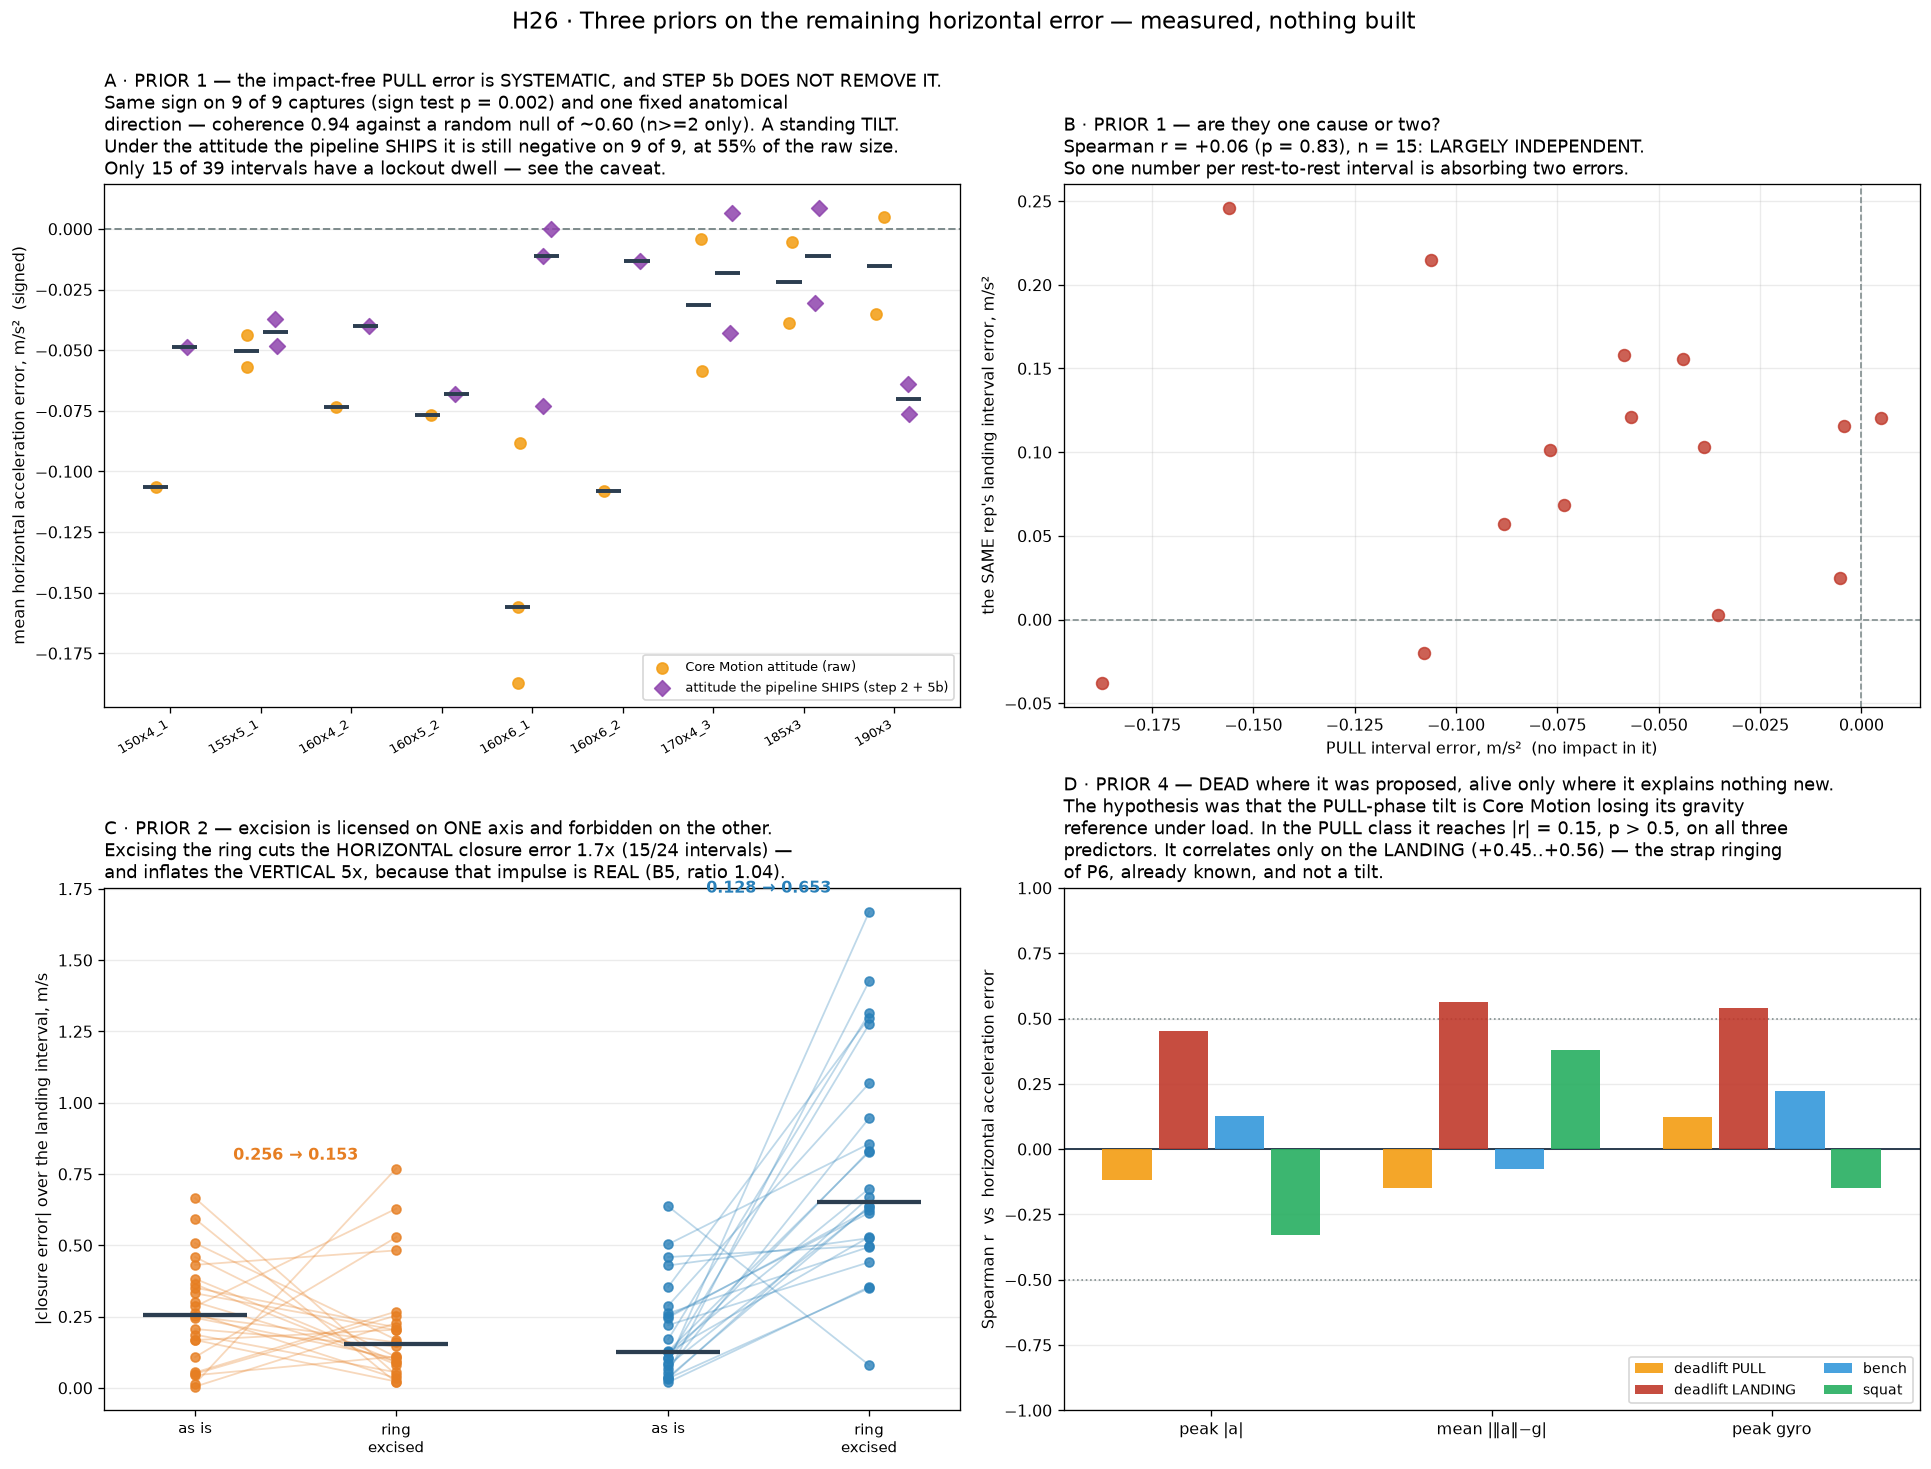

This figure's Python source:
"""H26 — three priors on the remaining horizontal error, MEASURED not built.

H25 established that the deadlift horizontal error is about half the floor
impact and about half something already present in the impact-free PULL. The
owner picked three of seven candidate priors and asked for measurement first,
with no correction built. This is that measurement. **Nothing in `src/` changed
and no arm is proposed for the pipeline.**

The interval set is H25's exactly — moments the VIDEO says the bar was still,
so the closure identity (integral of acceleration between two still instants
must be zero) supplies the error with nothing tunable in it. The video is used
only to say WHEN; a scale error cannot move a zero crossing.

Excluded by hand: `deadlift_160x6_1_20260818` (straps, H20).

--------------------------------------------------------------------- PRIOR 1
**The lockout is a second, impact-free anchor, and the error it exposes is
SYSTEMATIC — one sign, one anatomical direction, every capture.**

`segment.dwell_instants` already splits a deadlift rep at the lockout, so a rep
can offer TWO velocity-error readings rather than the one every correction to
date has fitted: a pull (floor -> lockout, no impact in it) and a
descent-plus-landing. The falsifier was that the pull-only error might scatter
in sign and size, which would make it noise.

It does not scatter:

    capture              n      RAW    SHIPS    coherence   null
    deadlift_150x4_1     1   -0.106   -0.049        -         -
    deadlift_155x5_1     2   -0.050   -0.043       0.99      0.63
    deadlift_160x4_2     1   -0.073   -0.040        -         -
    deadlift_160x5_2     1   -0.077   -0.068        -         -
    deadlift_160x6_1     3   -0.156   -0.011       0.99      0.51
    deadlift_160x6_2     1   -0.108   -0.013        -         -
    deadlift_170x4_3     2   -0.032   -0.018       0.83      0.63
    deadlift_185x3       2   -0.022   -0.011       0.86      0.63
    deadlift_190x3       2   -0.015   -0.070       0.94      0.63

m/s^2. **RAW** is Core Motion's attitude as logged, which is what H25 measured.
**SHIPS** is the attitude the pipeline actually uses — step 2's bias correction
and step 5b's fitted drift tilt both applied.

**NEGATIVE on 9 of 9 captures** — a sign test at p = 0.002 — spanning three
sessions spanning 2026-08-04 to 2026-08-18, loads from 150 to
190 kg and both camera sides. As a tilt that is 0.09 to
0.91 degrees, median 0.43, which is the size H25 predicted from the other
direction and the size C6 measured at still holds. The fore-aft sign convention
is fixed per lift by `project.FORE_AFT_SENSE`, so "all negative" means one fixed
anatomical direction relative to the lifter, not an accident of projection.

**AND STEP 5b DOES NOT REMOVE IT, WHICH IS THE CHECK THAT DECIDES WHETHER THE
PRIOR IS LIVE.** 5b already fits a world-horizontal attitude drift rate, so a
standing tilt it had already absorbed would make this measurement a description
of a fixed error. It has not: under the SHIPPED attitude the pull error is
**still negative on 9 of 9** captures, at **55%** of its raw magnitude — a
residual of 0.011-0.070 m/s^2, median 0.040, i.e. **0.06-0.41 degrees, median
0.23**. So 5b removes a little under half of it and leaves a systematic,
same-signed remainder on every capture. That is consistent with 5b fitting a
RATE where this is an OFFSET.

**And the two readings are LARGELY INDEPENDENT: Spearman r = +0.06, p = 0.83,
n = 15 (panel B).** That is the part that bears on a correction. The pull error
does not predict the landing error, so they are two causes rather than one seen
twice — and a single number per rest-to-rest interval, which is what C28b, C29,
H22 and H24 all fit, is being asked to absorb both.

**THE CAVEAT, AND IT IS THE ONE THAT DECIDES WHETHER THIS IS BUILDABLE.** Only
**15** intervals carry a lockout dwell against **24** landings: on a
touch-and-go deadlift the bar is not still enough at lockout on most reps for
`metrics._video_zero_dwells` to name the moment. So the second anchor exists on
fewer than half the reps, and H23's third requirement — a correction must cover
EVERY rep — is not satisfied by using it directly. What the measurement licenses
is estimating a per-SET standing tilt from the reps that do have one and
applying it to all of them; it does not license a per-rep correction.

--------------------------------------------------------------------- PRIOR 2
**Excising the ring is licensed on the HORIZONTAL and forbidden on the
VERTICAL, and the asymmetry is the whole result.**

The ring window is `oracle.ring_duration`, from raw |a| alone, median 0.60 s and
20% of the landing interval. The direct test is not what fraction of the error
lives inside it — the interval's net partly cancels, so that ratio exceeds 100%
and means nothing — but what the interval's closure error BECOMES if those
samples are removed:

    axis          as is      ring excised    better on
    horizontal   0.256 m/s     0.153          15 of 24     <- LICENSED
    vertical     0.128         0.653           1 of 24     <- FORBIDDEN

Inside the ring the bar is on the floor, so its true horizontal acceleration is
~zero and everything integrated there is error — removable. The vertical is the
opposite: that impulse is REAL, B5 measured the IMU capturing it to a ratio of
1.04, and excising it inflates the closure error 5x. Removing it would destroy
vertical ROM, which is exactly the failure H24b caught the hard way.

Read the horizontal row honestly: **a 1.7x median improvement on 15 of 24, not
a universal one.** It is a licence for an axis-selective excision to be TRIED,
not a demonstration that one works — and per H23 it would still have to cover
every rep and keep its detrend boundaries off the impacts.

--------------------------------------------------------------------- PRIOR 4
**DEAD where it was proposed, and alive only where it explains nothing new.**

The hypothesis was that the pull-phase tilt is Core Motion losing its gravity
reference under load. Tested WITHIN H25's four interval classes, so neither the
lift nor the impact can be the confound — a within-LIFT correlation on deadlift
would rediscover H25's own result, because the high-|a| intervals are exactly
the ones containing an impact:

    class                 peak |a|      mean ||a||-g     peak gyro
    deadlift PULL       -0.12 (0.68)   -0.15 (0.59)   +0.12 (0.67)
    deadlift LANDING    +0.45 (0.03)   +0.56 (0.00)   +0.54 (0.01)
    bench               +0.13 (0.34)   -0.08 (0.56)   +0.22 (0.09)
    squat               -0.33 (0.05)   +0.38 (0.02)   -0.15 (0.39)

In the PULL class — the one the hypothesis exists to explain — nothing reaches
|r| = 0.15 and every p is above 0.5. The only class where it correlates is the
LANDING, and there the mechanism is already named: P6's strap ringing, harder
landings ringing more. Squat's two significant cells disagree in SIGN with each
other, which is what a spurious correlation at n = 35 looks like.

So the pull-phase tilt is not driven by the vigour of the rep. It behaves like a
standing attitude offset, which is what prior 1 independently says.
"""
import json
import sys
import warnings
from pathlib import Path

ROOT = Path(__file__).resolve().parents[1]
sys.path.insert(0, str(ROOT))
warnings.filterwarnings("ignore")

import matplotlib
matplotlib.use("Agg")
import matplotlib.pyplot as plt
import numpy as np
from scipy.signal import savgol_filter
from scipy.stats import spearmanr

from src import metrics, oracle, orient, pipeline, segment

EXCLUDE = ("deadlift_160x6_1_20260818",)
G = 9.81
LIFT_COL = {"deadlift": "#c0392b", "bench": "#3498db", "squat": "#27ae60"}


def collect():
    """One row per still-to-still interval, on H25's interval set."""
    rows = []
    for csv in sorted((ROOT / "data_v2" / "raw").glob("*.csv")):
        if any(e in csv.stem for e in EXCLUDE):
            continue
        video = pipeline.find_video(csv)
        if video is None:
            continue
        try:
            res = pipeline.run(csv, video=video)
            if res.get("vs_truth") is None or res.get("axis") is None:
                continue
            log = res["log"]
            t = log["t"]
            # TWO world frames, and the pair is the point. `log["quat"]` is
            # the attitude as Core Motion reported it, which is what H25
            # measured; `res["quat"]` carries step 2's bias correction AND step
            # 5b's fitted drift tilt, i.e. the attitude the pipeline SHIPS. If
            # 5b already removes the standing tilt, prior 1 is dead on arrival
            # and the raw-frame number would be measuring a fixed error.
            world = orient.to_world(log["accel"], log["quat"], log["quat"])
            world_c = orient.to_world(log["accel"], log["quat"], res["quat"])
            axis = np.asarray(res["axis"], float)[:2]
            a_h = world[:, :2] @ axis          # signed, along fore-aft
            a_h_c = world_c[:, :2] @ axis
            a_v = world[:, 2]
            amag = np.linalg.norm(log["accel"], axis=1)
            gmag = np.linalg.norm(log["gyro"], axis=1)

            t_imu, _, height, _ = metrics._video_on_imu_clock(res, video, None)
            v_video = np.gradient(savgol_filter(height, 9, 3), t_imu)
            bounds = res["bounds"]
            lo, hi = float(t[bounds[0][0]]), float(t[bounds[-1][1] - 1])
            mids = metrics._video_zero_dwells(t_imu, v_video, 0.10, 0.20)
            mids = mids[(mids >= lo - 0.5) & (mids <= hi + 0.5)]
            if len(mids) < 2:
                continue
            idx = [int(np.searchsorted(t, m)) for m in mids]
            impacts = list(segment.impact_anchors(log))
            lift = csv.stem.split("_")[0]

            for a, b in zip(idx[:-1], idx[1:]):
                if b - a < 10:
                    continue
                inside = [k for k in impacts if a <= k <= b]
                row = {
                    "capture": csv.stem, "lift": lift, "spans": bool(inside),
                    "dur": float(t[b] - t[a]),
                    "dv_h": float(np.trapezoid(a_h[a:b], t[a:b])),
                    "dv_h_ship": float(np.trapezoid(a_h_c[a:b], t[a:b])),
                    "dv_v": float(np.trapezoid(a_v[a:b], t[a:b])),
                    # the 2D horizontal error VECTOR, for direction coherence
                    "dv_x": float(np.trapezoid(world[a:b, 0], t[a:b])),
                    "dv_y": float(np.trapezoid(world[a:b, 1], t[a:b])),
                    # PRIOR 4 predictors
                    "peak_a": float(amag[a:b].max()),
                    "sfd": float(np.mean(np.abs(amag[a:b] - G))),
                    "peak_gyro": float(gmag[a:b].max()),
                }
                # PRIOR 2 — split the interval at the ring window
                if inside:
                    k = inside[-1]
                    ring_s, j = oracle.ring_duration(log, k)
                    j = min(j, b - 1)
                    if j > k:
                        row["ring_s"] = ring_s
                        row["ring_dv_h"] = float(np.trapezoid(a_h[k:j], t[k:j]))
                        row["ring_dv_v"] = float(np.trapezoid(a_v[k:j], t[k:j]))
                        row["ring_frac_t"] = float(t[j] - t[k]) / row["dur"]
                rows.append(row)
        except Exception:
            continue
    return rows


def coherence(vecs):
    """Mean resultant length of unit vectors. 1 = one direction, 0 = random."""
    u = np.asarray(vecs, float)
    n = np.linalg.norm(u, axis=1)
    keep = n > 0
    if keep.sum() < 2:
        return np.nan
    u = u[keep] / n[keep, None]
    return float(np.linalg.norm(u.mean(axis=0)))


def render(rows):
    pulls = [r for r in rows if r["lift"] == "deadlift" and not r["spans"]]
    lands = [r for r in rows if r["lift"] == "deadlift" and r["spans"]]
    fig, axes = plt.subplots(2, 2, figsize=(16.5, 12.4))
    out = {}

    # ---------------------------------------------------------- A · PRIOR 1
    ax = axes[0][0]
    caps = sorted({r["capture"] for r in pulls})
    coh = {}
    for i, c in enumerate(caps):
        g = [r for r in pulls if r["capture"] == c]
        e = [r["dv_h"] / r["dur"] for r in g]
        es = [r["dv_h_ship"] / r["dur"] for r in g]
        ax.scatter(np.full(len(e), i) - 0.16 + np.random.uniform(-.05, .05, len(e)),
                   e, s=46, color="#f39c12", alpha=0.85, zorder=3,
                   label="Core Motion attitude (raw)" if i == 0 else None)
        ax.scatter(np.full(len(es), i) + 0.16 + np.random.uniform(-.05, .05, len(es)),
                   es, s=46, color="#8e44ad", alpha=0.85, zorder=3, marker="D",
                   label="attitude the pipeline SHIPS (step 2 + 5b)" if i == 0 else None)
        ax.hlines(np.median(e), i - .30, i - .02, color="#2c3e50", lw=2.4, zorder=4)
        ax.hlines(np.median(es), i + .02, i + .30, color="#2c3e50", lw=2.4, zorder=4)
        coh[c] = coherence([(r["dv_x"], r["dv_y"]) for r in g])
    ax.axhline(0, color="#7f8c8d", lw=1.2, ls="--")
    ax.set_xticks(range(len(caps)))
    ax.set_xticklabels([c.split("_2026")[0].replace("deadlift_", "")
                        for c in caps], rotation=30, ha="right", fontsize=8)
    ax.set_ylabel("mean horizontal acceleration error, m/s²  (signed)")
    # The null is the expected resultant length of n RANDOM unit vectors,
    # ~sqrt(pi)/(2 sqrt(n)) — and it is computed over the SAME captures the
    # coherence is, i.e. only those with two or more pull intervals. Including
    # the n=1 captures would put their null at 0.89 against a coherence of 1.0
    # by definition and flatter nothing but the comparison.
    usable = [c for c in caps if len([r for r in pulls if r["capture"] == c]) > 1]
    med_coh = float(np.nanmedian([coh[c] for c in usable]))
    nulls = [np.sqrt(np.pi) / (2 * np.sqrt(len([r for r in pulls
                                                if r["capture"] == c])))
             for c in usable]
    cap_meds = [float(np.median([r["dv_h"] / r["dur"]
                                 for r in pulls if r["capture"] == c]))
                for c in caps]
    neg = sum(1 for m in cap_meds if m < 0)
    p_sign = 2.0 ** -len(cap_meds)
    ship_meds = [float(np.median([r["dv_h_ship"] / r["dur"]
                                  for r in pulls if r["capture"] == c]))
                 for c in caps]
    neg_s = sum(1 for m in ship_meds if m < 0)
    kept = float(np.median(np.abs(ship_meds)) / np.median(np.abs(cap_meds)))
    out["prior1_ship_medians"] = dict(zip(caps, ship_meds))
    out["prior1_ship_sign"] = [neg_s, len(ship_meds)]
    out["prior1_5b_kept"] = kept
    ax.legend(fontsize=8, loc="lower right")
    ax.set_title("A · PRIOR 1 — the impact-free PULL error is SYSTEMATIC, and "
                 "STEP 5b DOES NOT REMOVE IT.\n"
                 f"Same sign on {neg} of {len(cap_meds)} captures "
                 f"(sign test p = {p_sign:.3f}) and one fixed anatomical\n"
                 f"direction — coherence {med_coh:.2f} against a "
                 f"random null of ~{np.mean(nulls):.2f} (n>=2 only). A standing TILT.\n"
                 f"Under the attitude the pipeline SHIPS it is still "
                 f"negative on {neg_s} of {len(ship_meds)}, at "
                 f"{kept:.0%} of the raw size.\n"
                 f"Only {len(pulls)} of {len(pulls) + len(lands)} intervals "
                 "have a lockout dwell — see the caveat.",
                 fontsize=11, loc="left")
    ax.grid(alpha=0.25, axis="y")
    out["prior1_sign"] = [neg, len(cap_meds), float(p_sign)]
    out["prior1_capture_medians"] = dict(zip(caps, cap_meds))
    out["prior1_coverage"] = [len(pulls), len(lands)]
    out["coherence"] = coh
    out["coherence_usable"] = usable
    out["coherence_null"] = float(np.mean(nulls))

    # ---------------------------------------------------------- B · PRIOR 1b
    ax = axes[0][1]
    px, py = [], []
    for c in caps:
        p = [r for r in pulls if r["capture"] == c]
        l = [r for r in lands if r["capture"] == c]
        for a, b in zip(p, l):                       # pull j with landing j
            px.append(a["dv_h"] / a["dur"])
            py.append(b["dv_h"] / b["dur"])
    r_pl, p_pl = spearmanr(px, py) if len(px) > 3 else (np.nan, np.nan)
    ax.scatter(px, py, s=52, color="#c0392b", alpha=0.8, zorder=3)
    ax.axhline(0, color="#7f8c8d", lw=1.0, ls="--")
    ax.axvline(0, color="#7f8c8d", lw=1.0, ls="--")
    ax.set_xlabel("PULL interval error, m/s²  (no impact in it)")
    ax.set_ylabel("the SAME rep's landing interval error, m/s²")
    ax.set_title("B · PRIOR 1 — are they one cause or two?\n"
                 f"Spearman r = {r_pl:+.2f} (p = {p_pl:.2f}), n = {len(px)}: "
                 "LARGELY INDEPENDENT.\n"
                 "So one number per rest-to-rest interval is absorbing two "
                 "errors.", fontsize=11, loc="left")
    ax.grid(alpha=0.25)
    out["pull_vs_landing_spearman"] = [float(r_pl), float(p_pl), len(px)]

    # ---------------------------------------------------------- C · PRIOR 2
    # The direct test: if the ring samples were EXCISED, what would the
    # interval's closure error become? A ratio of the interval's NET dv is
    # meaningless here — the net partly cancels, so the ring's share exceeds
    # 100% and says nothing. Excising and re-closing is the thing itself.
    ax = axes[1][0]
    ring = [r for r in lands if "ring_dv_h" in r]
    bh = np.array([abs(r["dv_h"]) for r in ring])
    ah_ = np.array([abs(r["dv_h"] - r["ring_dv_h"]) for r in ring])
    bv = np.array([abs(r["dv_v"]) for r in ring])
    av_ = np.array([abs(r["dv_v"] - r["ring_dv_v"]) for r in ring])
    for i, (b0, a0, c, lab) in enumerate(
            [(bh, ah_, "#e67e22", "HORIZONTAL\nerror"),
             (bv, av_, "#2980b9", "VERTICAL\nimpulse")]):
        x0, x1 = i * 2.0, i * 2.0 + 0.85
        for u, v in zip(b0, a0):
            ax.plot([x0, x1], [u, v], color=c, alpha=0.30, lw=1.1, zorder=2)
        ax.scatter(np.full(len(b0), x0), b0, s=30, color=c, alpha=0.8, zorder=3)
        ax.scatter(np.full(len(a0), x1), a0, s=30, color=c, alpha=0.8, zorder=3)
        ax.hlines(np.median(b0), x0 - .22, x0 + .22, color="#2c3e50", lw=2.6, zorder=4)
        ax.hlines(np.median(a0), x1 - .22, x1 + .22, color="#2c3e50", lw=2.6, zorder=4)
        ax.text((x0 + x1) / 2, max(b0.max(), a0.max()) * 1.04,
                f"{np.median(b0):.3f} → {np.median(a0):.3f}", ha="center",
                fontsize=10, fontweight="bold", color=c)
    ax.set_xticks([0, 0.85, 2.0, 2.85])
    ax.set_xticklabels(["as is", "ring\nexcised", "as is", "ring\nexcised"],
                       fontsize=9)
    ax.set_ylabel("|closure error| over the landing interval, m/s")
    hgain = float(np.median(bh) / np.median(ah_))
    vloss = float(np.median(av_) / np.median(bv))
    ax.set_title("C · PRIOR 2 — excision is licensed on ONE axis and forbidden "
                 "on the other.\n"
                 f"Excising the ring cuts the HORIZONTAL closure error "
                 f"{hgain:.1f}x ({(ah_ < bh).sum()}/{len(bh)} intervals) —\n"
                 f"and inflates the VERTICAL {vloss:.0f}x, because that "
                 "impulse is REAL (B5, ratio 1.04).", fontsize=11, loc="left")
    ax.grid(alpha=0.25, axis="y")
    out["ring"] = {
        "n": len(ring),
        "ring_s": float(np.median([r["ring_s"] for r in ring])),
        "frac_time": float(np.median([r["ring_frac_t"] for r in ring])),
        "h_before": float(np.median(bh)), "h_after": float(np.median(ah_)),
        "h_better": int((ah_ < bh).sum()),
        "v_before": float(np.median(bv)), "v_after": float(np.median(av_)),
        "v_better": int((av_ < bv).sum())}

    # ---------------------------------------------------------- D · PRIOR 4
    # WITHIN H25's four interval classes, not within lift. On deadlift a
    # within-LIFT correlation is confounded outright: the high-|a| intervals
    # are exactly the ones containing an impact, so it would rediscover H25's
    # result and call it a gravity-reference effect.
    ax = axes[1][1]
    preds = ["peak_a", "sfd", "peak_gyro"]
    labels = ["peak |a|", "mean |‖a‖−g|", "peak gyro"]
    classes = [
        ("deadlift PULL", lambda r: r["lift"] == "deadlift" and not r["spans"], "#f39c12"),
        ("deadlift LANDING", lambda r: r["lift"] == "deadlift" and r["spans"], "#c0392b"),
        ("bench", lambda r: r["lift"] == "bench", "#3498db"),
        ("squat", lambda r: r["lift"] == "squat", "#27ae60")]
    width = 0.20
    stats = {}
    for pi, pred in enumerate(preds):
        for li, (nm, f, c) in enumerate(classes):
            g = [r for r in rows if f(r)]
            if len(g) < 6:
                continue
            rr, pp = spearmanr([r[pred] for r in g],
                               [abs(r["dv_h"]) / r["dur"] for r in g])
            ax.bar(pi + (li - 1.5) * width, rr, width=width * 0.88,
                   color=c, alpha=0.9, zorder=3, label=nm if pi == 0 else None)
            stats[f"{nm}/{pred}"] = [float(rr), float(pp), len(g)]
    ax.axhline(0, color="#2c3e50", lw=1.2)
    for sline in (0.5, -0.5):
        ax.axhline(sline, color="#7f8c8d", lw=1.0, ls=":")
    ax.set_xticks(range(len(preds)))
    ax.set_xticklabels(labels, fontsize=10)
    ax.set_ylim(-1, 1)
    ax.set_ylabel("Spearman r  vs  horizontal acceleration error")
    ax.legend(fontsize=8.5, loc="lower right", ncol=2)
    ax.set_title("D · PRIOR 4 — DEAD where it was proposed, alive only where "
                 "it explains nothing new.\n"
                 "The hypothesis was that the PULL-phase tilt is Core Motion "
                 "losing its gravity\nreference under load. In the PULL class "
                 "it reaches |r| = 0.15, p > 0.5, on all three\npredictors. "
                 "It correlates only on the LANDING (+0.45..+0.56) — the strap "
                 "ringing\nof P6, already known, and not a tilt.",
                 fontsize=11, loc="left")
    ax.grid(alpha=0.25, axis="y")
    out["prior4"] = stats

    fig.suptitle("H26 · Three priors on the remaining horizontal error — "
                 "measured, nothing built", fontsize=14, y=1.002)
    fig.tight_layout()
    png = Path(__file__).with_suffix(".png")
    fig.savefig(png, dpi=118, bbox_inches="tight")
    print(f"wrote {png}")

    # ------------------------------------------------------------- console
    print(f"\nPRIOR 1 — pull-only error repeatability, {len(pulls)} intervals")
    print(f"{'capture':30}{'n':>3}{'raw':>9}{'SHIPS':>9}{'MAD':>8}"
          f"{'coh':>7}{'null':>7}")
    for c in caps:
        g = [r for r in pulls if r["capture"] == c]
        e = np.array([r["dv_h"] / r["dur"] for r in g])
        es = np.array([r["dv_h_ship"] / r["dur"] for r in g])
        nl = np.sqrt(np.pi) / (2 * np.sqrt(len(g))) if len(g) > 1 else np.nan
        print(f"{c.split('_2026')[0]:30}{len(g):3}{np.median(e):9.4f}"
              f"{np.median(es):9.4f}{np.median(np.abs(e - np.median(e))):8.4f}"
              f"{coh[c]:7.2f}{nl:7.2f}")
    print(f"  sign: raw {neg}/{len(cap_meds)} negative, "
          f"SHIPPED {neg_s}/{len(ship_meds)}; step 5b leaves {kept:.0%} "
          "of the raw magnitude")
    print(f"\nPRIOR 1b — pull vs same-rep landing: r = {r_pl:+.2f}, "
          f"p = {p_pl:.3f}, n = {len(px)}")
    print(f"\nPRIOR 2 — ring EXCISION, {out['ring']['n']} landings, median "
          f"{out['ring']['ring_s']:.2f} s = {out['ring']['frac_time']:.0%} "
          "of the interval")
    print(f"  horizontal closure error {out['ring']['h_before']:.3f} -> "
          f"{out['ring']['h_after']:.3f} m/s   better on "
          f"{out['ring']['h_better']}/{out['ring']['n']}   <- LICENSED")
    print(f"  vertical  closure error {out['ring']['v_before']:.3f} -> "
          f"{out['ring']['v_after']:.3f} m/s   better on "
          f"{out['ring']['v_better']}/{out['ring']['n']}   <- FORBIDDEN, the "
          "impulse is real")
    print("\nPRIOR 4 — within-CLASS Spearman vs horizontal error")
    print(f"{'':20}{'peak |a|':>18}{'mean|a|-g':>18}{'peak gyro':>18}")
    for nm, _, _ in classes:
        cells = []
        for pred in preds:
            k = f"{nm}/{pred}"
            cells.append(f"{stats[k][0]:+.2f} (p={stats[k][1]:.2f})"
                         if k in stats else "-")
        print(f"{nm:20}" + "".join(f"{c:>18}" for c in cells))

    Path(__file__).with_suffix(".json").write_text(json.dumps(out, indent=1))


if __name__ == "__main__":
    np.random.seed(0)
    render(collect())
